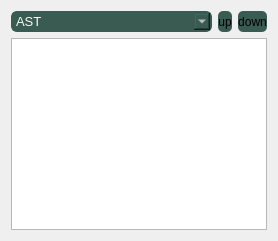
                     <widget class="QWidget" name="pic_page">
                      <layout class="QVBoxLayout" name="verticalLayout_11" stretch="0,0">
                       <item>
                        <layout class="QHBoxLayout" name="ASTLayout" stretch="18,1,1">
                         <item>
                          <widget class="QComboBox" name="picKind">
                           <property name="font">
                            <font>
                             <family>Segoe UI</family>
                             <pointsize>10</pointsize>
                             <italic>false</italic>
                             <bold>false</bold>
                            </font>
                           </property>
                           <property name="autoFillBackground">
                            <bool>false</bool>
                           </property>
                           <property name="styleSheet">
                            <string notr="true">QComboBox{
	background-color: #3A5B52;
	border-radius: 6px;
	border: 2px solid #3A5B52;

    color: #f8f8f2;
}
QComboBox:hover{
	border: 2px solid #7FB393;
}
QComboBox::drop-down {
	subcontrol-origin: padding;
	subcontrol-position: top right;
	width: 25px; 
	border-left-width: 3px;
	border-left-color: #7FB393;
	border-left-style: solid;
	border-top-right-radius: 3px;
	border-bottom-right-radius: 3px;	
	background-image: url(:/icons/images/icons/cil-arrow-bottom.png);
	background-position: center;
	background-repeat: no-reperat;
 }
QComboBox QAbstractItemView {
	color: #7FB393;	
	background-color: #3A5B52;
	padding: 10px;
    height: 50px;
	selection-background-color: #7FB393;
}


QComboBox QAbstractItemView::item:hover {
    background-color: #7FB393;
}</string>
                           </property>
                           <property name="iconSize">
                            <size>
                             <width>16</width>
                             <height>16</height>
                            </size>
                           </property>
                           <property name="frame">
                            <bool>true</bool>
                           </property>
                           <item>
                            <property name="text">
                             <string>AST</string>
                            </property>
                           </item>
                           <item>
                            <property name="text">
                             <string>CFG</string>
                            </property>
                           </item>
                           <item>
                            <property name="text">
                             <string>CDG</string>
                            </property>
                           </item>
                           <item>
                            <property name="text">
                             <string>PDG</string>
                            </property>
                           </item>
                          </widget>
                         </item>
                         <item>
                          <widget class="QPushButton" name="ASTup">
                           <property name="sizePolicy">
                            <sizepolicy hsizetype="Minimum" vsizetype="Preferred">
                             <horstretch>0</horstretch>
                             <verstretch>0</verstretch>
                            </sizepolicy>
                           </property>
                           <property name="styleSheet">
                            <string notr="true">QPushButton { background-color: #3a5b52; border: none;  border-radius: 5px; }
QPushButton:hover { background-color: #7FB393; border-style: solid; border-radius: 4px; }
QPushButton:pressed { background-color: #104323; border-style: solid; border-radius: 4px; }</string>
                           </property>
                           <property name="text">
                            <string>up</string>
                           </property>
                          </widget>
                         </item>
                         <item>
                          <widget class="QPushButton" name="ASTdown">
                           <property name="sizePolicy">
                            <sizepolicy hsizetype="Minimum" vsizetype="Preferred">
                             <horstretch>0</horstretch>
                             <verstretch>0</verstretch>
                            </sizepolicy>
                           </property>
                           <property name="styleSheet">
                            <string notr="true">QPushButton { background-color: #3a5b52; border: none;  border-radius: 5px; }
QPushButton:hover { background-color: #7FB393; border-style: solid; border-radius: 4px; }
QPushButton:pressed { background-color: #104323; border-style: solid; border-radius: 4px; }</string>
                           </property>
                           <property name="text">
                            <string>down</string>
                           </property>
                           <property name="flat">
                            <bool>false</bool>
                           </property>
                          </widget>
                         </item>
                        </layout>
                       </item>
                       <item>
                        <widget class="QGraphicsView" name="picPageView"/>
                       </item>
                      </layout>
                     </widget>
